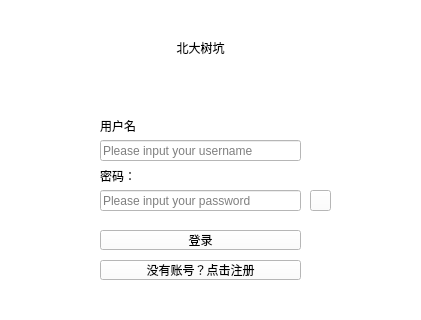
<?xml version="1.0" encoding="UTF-8"?>
<ui version="4.0">
 <class>Login</class>
 <widget class="QWidget" name="Login">
  <property name="geometry">
   <rect>
    <x>0</x>
    <y>0</y>
    <width>421</width>
    <height>320</height>
   </rect>
  </property>
  <property name="windowTitle">
   <string>Form</string>
  </property>
  <property name="styleSheet">
   <string notr="true">background-color: rgb(255, 255, 255);</string>
  </property>
  <widget class="QLabel" name="nameLabel">
   <property name="geometry">
    <rect>
     <x>170</x>
     <y>40</y>
     <width>61</width>
     <height>16</height>
    </rect>
   </property>
   <property name="text">
    <string>北大树坑</string>
   </property>
   <property name="alignment">
    <set>Qt::AlignmentFlag::AlignCenter</set>
   </property>
  </widget>
  <widget class="QLabel" name="usernameLabel">
   <property name="geometry">
    <rect>
     <x>100</x>
     <y>120</y>
     <width>40</width>
     <height>12</height>
    </rect>
   </property>
   <property name="text">
    <string>用户名：</string>
   </property>
  </widget>
  <widget class="QLineEdit" name="usernameLineEdit">
   <property name="geometry">
    <rect>
     <x>100</x>
     <y>140</y>
     <width>201</width>
     <height>21</height>
    </rect>
   </property>
   <property name="placeholderText">
    <string>Please input your username</string>
   </property>
  </widget>
  <widget class="QLineEdit" name="passwordLineEdit">
   <property name="geometry">
    <rect>
     <x>100</x>
     <y>190</y>
     <width>201</width>
     <height>21</height>
    </rect>
   </property>
   <property name="echoMode">
    <enum>QLineEdit::EchoMode::Password</enum>
   </property>
   <property name="placeholderText">
    <string>Please input your password</string>
   </property>
  </widget>
  <widget class="QLabel" name="passwordLabel">
   <property name="geometry">
    <rect>
     <x>100</x>
     <y>170</y>
     <width>40</width>
     <height>12</height>
    </rect>
   </property>
   <property name="text">
    <string>密码：</string>
   </property>
  </widget>
  <widget class="QPushButton" name="commitButton">
   <property name="geometry">
    <rect>
     <x>100</x>
     <y>230</y>
     <width>201</width>
     <height>20</height>
    </rect>
   </property>
   <property name="text">
    <string>登录</string>
   </property>
  </widget>
  <widget class="QPushButton" name="signUpButton">
   <property name="geometry">
    <rect>
     <x>100</x>
     <y>260</y>
     <width>201</width>
     <height>20</height>
    </rect>
   </property>
   <property name="text">
    <string>没有账号？点击注册</string>
   </property>
  </widget>
  <widget class="QPushButton" name="availableButton">
   <property name="geometry">
    <rect>
     <x>310</x>
     <y>190</y>
     <width>21</width>
     <height>21</height>
    </rect>
   </property>
   <property name="text">
    <string/>
   </property>
  </widget>
 </widget>
 <resources/>
 <connections/>
</ui>
